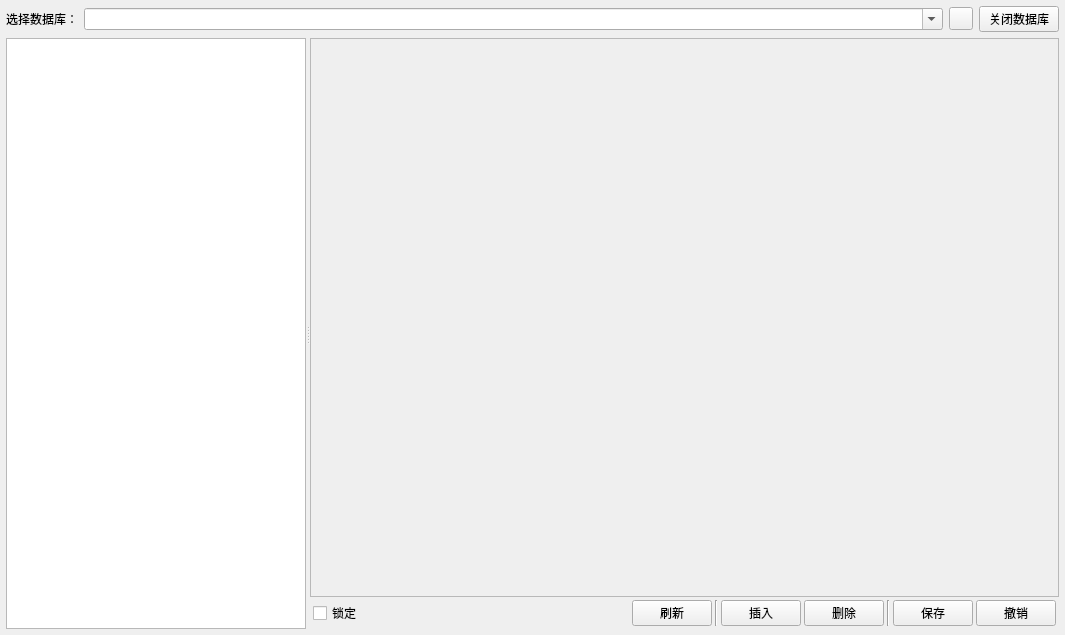
<?xml version="1.0" encoding="UTF-8"?>
<ui version="4.0">
 <class>wSeeDB</class>
 <widget class="QWidget" name="wSeeDB">
  <property name="geometry">
   <rect>
    <x>0</x>
    <y>0</y>
    <width>1065</width>
    <height>635</height>
   </rect>
  </property>
  <property name="acceptDrops">
   <bool>true</bool>
  </property>
  <property name="windowTitle">
   <string>wSeeDB</string>
  </property>
  <layout class="QGridLayout" name="gridLayout_2">
   <property name="leftMargin">
    <number>6</number>
   </property>
   <property name="topMargin">
    <number>6</number>
   </property>
   <property name="rightMargin">
    <number>6</number>
   </property>
   <property name="bottomMargin">
    <number>6</number>
   </property>
   <property name="spacing">
    <number>6</number>
   </property>
   <item row="0" column="0">
    <widget class="QFrame" name="pnlSeeSelect">
     <property name="frameShape">
      <enum>QFrame::NoFrame</enum>
     </property>
     <property name="frameShadow">
      <enum>QFrame::Raised</enum>
     </property>
     <layout class="QHBoxLayout" name="horizontalLayout_2">
      <property name="spacing">
       <number>6</number>
      </property>
      <property name="leftMargin">
       <number>0</number>
      </property>
      <property name="topMargin">
       <number>0</number>
      </property>
      <property name="rightMargin">
       <number>0</number>
      </property>
      <property name="bottomMargin">
       <number>0</number>
      </property>
      <item>
       <widget class="QLabel" name="lbSeeDB">
        <property name="text">
         <string>选择数据库：</string>
        </property>
       </widget>
      </item>
      <item>
       <widget class="QComboBox" name="cbSeeDB">
        <property name="sizePolicy">
         <sizepolicy hsizetype="Expanding" vsizetype="Fixed">
          <horstretch>0</horstretch>
          <verstretch>0</verstretch>
         </sizepolicy>
        </property>
        <property name="editable">
         <bool>true</bool>
        </property>
        <property name="maxVisibleItems">
         <number>30</number>
        </property>
       </widget>
      </item>
      <item>
       <widget class="QToolButton" name="btnSelectSeeDB">
        <property name="toolTip">
         <string>清空最新打开的数据库文件列表</string>
        </property>
        <property name="text">
         <string/>
        </property>
       </widget>
      </item>
      <item>
       <widget class="QPushButton" name="btnClose">
        <property name="text">
         <string>关闭数据库</string>
        </property>
       </widget>
      </item>
     </layout>
    </widget>
   </item>
   <item row="1" column="0">
    <widget class="QSplitter" name="splDBTable">
     <property name="sizePolicy">
      <sizepolicy hsizetype="Expanding" vsizetype="Expanding">
       <horstretch>0</horstretch>
       <verstretch>0</verstretch>
      </sizepolicy>
     </property>
     <property name="orientation">
      <enum>Qt::Horizontal</enum>
     </property>
     <property name="childrenCollapsible">
      <bool>false</bool>
     </property>
     <widget class="QListWidget" name="lwDBStructure">
      <property name="maximumSize">
       <size>
        <width>300</width>
        <height>16777215</height>
       </size>
      </property>
      <property name="styleSheet">
       <string notr="true"/>
      </property>
      <property name="editTriggers">
       <set>QAbstractItemView::NoEditTriggers</set>
      </property>
     </widget>
     <widget class="QFrame" name="pnlTableEdit">
      <property name="frameShape">
       <enum>QFrame::NoFrame</enum>
      </property>
      <property name="frameShadow">
       <enum>QFrame::Raised</enum>
      </property>
      <layout class="QGridLayout" name="gridLayout" rowstretch="0,0,0">
       <property name="leftMargin">
        <number>0</number>
       </property>
       <property name="topMargin">
        <number>0</number>
       </property>
       <property name="rightMargin">
        <number>0</number>
       </property>
       <property name="bottomMargin">
        <number>0</number>
       </property>
       <property name="spacing">
        <number>0</number>
       </property>
       <item row="1" column="0">
        <widget class="QStackedWidget" name="swTableData">
         <property name="autoFillBackground">
          <bool>false</bool>
         </property>
         <property name="styleSheet">
          <string notr="true"/>
         </property>
         <property name="frameShape">
          <enum>QFrame::StyledPanel</enum>
         </property>
         <property name="frameShadow">
          <enum>QFrame::Plain</enum>
         </property>
        </widget>
       </item>
       <item row="2" column="0">
        <widget class="QFrame" name="fame">
         <property name="frameShape">
          <enum>QFrame::NoFrame</enum>
         </property>
         <property name="frameShadow">
          <enum>QFrame::Raised</enum>
         </property>
         <layout class="QHBoxLayout" name="horizontalLayout">
          <property name="spacing">
           <number>3</number>
          </property>
          <property name="leftMargin">
           <number>3</number>
          </property>
          <property name="topMargin">
           <number>3</number>
          </property>
          <property name="rightMargin">
           <number>3</number>
          </property>
          <property name="bottomMargin">
           <number>3</number>
          </property>
          <item>
           <widget class="QCheckBox" name="chbLock">
            <property name="text">
             <string>锁定</string>
            </property>
           </widget>
          </item>
          <item>
           <spacer name="horizontalSpacer_2">
            <property name="orientation">
             <enum>Qt::Horizontal</enum>
            </property>
            <property name="sizeHint" stdset="0">
             <size>
              <width>40</width>
              <height>20</height>
             </size>
            </property>
           </spacer>
          </item>
          <item>
           <widget class="QPushButton" name="btnRefreshSeeDB">
            <property name="text">
             <string>刷新</string>
            </property>
           </widget>
          </item>
          <item>
           <widget class="Line" name="line_2">
            <property name="orientation">
             <enum>Qt::Vertical</enum>
            </property>
           </widget>
          </item>
          <item>
           <widget class="QPushButton" name="btnInsert">
            <property name="text">
             <string>插入</string>
            </property>
           </widget>
          </item>
          <item>
           <widget class="QPushButton" name="btnDelete">
            <property name="text">
             <string>删除</string>
            </property>
           </widget>
          </item>
          <item>
           <widget class="Line" name="line">
            <property name="orientation">
             <enum>Qt::Vertical</enum>
            </property>
           </widget>
          </item>
          <item>
           <widget class="QPushButton" name="btnCommit">
            <property name="text">
             <string>保存</string>
            </property>
           </widget>
          </item>
          <item>
           <widget class="QPushButton" name="btnRevert">
            <property name="text">
             <string>撤销</string>
            </property>
           </widget>
          </item>
         </layout>
        </widget>
       </item>
       <item row="0" column="0">
        <widget class="QFrame" name="pnlTableName">
         <property name="frameShape">
          <enum>QFrame::NoFrame</enum>
         </property>
         <property name="frameShadow">
          <enum>QFrame::Raised</enum>
         </property>
         <layout class="QHBoxLayout" name="hloTableNameBtn">
          <property name="spacing">
           <number>0</number>
          </property>
          <property name="leftMargin">
           <number>0</number>
          </property>
          <property name="topMargin">
           <number>0</number>
          </property>
          <property name="rightMargin">
           <number>0</number>
          </property>
          <property name="bottomMargin">
           <number>0</number>
          </property>
          <item>
           <spacer name="horizontalSpacer">
            <property name="orientation">
             <enum>Qt::Horizontal</enum>
            </property>
            <property name="sizeHint" stdset="0">
             <size>
              <width>0</width>
              <height>0</height>
             </size>
            </property>
           </spacer>
          </item>
         </layout>
        </widget>
       </item>
      </layout>
     </widget>
    </widget>
   </item>
  </layout>
 </widget>
 <resources/>
 <connections/>
</ui>
